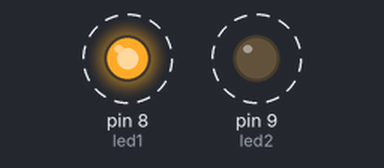
Bench run of a sketch on a simulated Arduino Uno, built with avr-gcc and run on an emulated ATmega328P. Shown: output pins drawn as LEDs (lit = HIGH). Dashed ring = blinking.

Above: at 0.3 s.
Timing chart, 0 to 3.2 s (numbered marks = the images above):
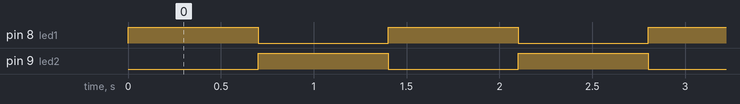

The sketch:

arduino_astavel.ino
```cpp
// Codigo para Arduino Uno
// Multivibrador Astavel

// Definição dos pinos dos LEDs
const int led1 = 8;
const int led2 = 9;

void setup() {
  pinMode(led1, OUTPUT);
  pinMode(led2, OUTPUT);
}

void loop() {
  digitalWrite(led1, HIGH); // Acende o LED 1
  digitalWrite(led2, LOW);  // Apaga o LED 2
  delay(700); // Aguarda 500ms

  digitalWrite(led1, LOW);  // Apaga o LED 1
  digitalWrite(led2, HIGH); // Acende o LED 2
  delay(700); // Aguarda 500ms
}
```

Measured:
- by itself, pin 8 (led1), pin 9 (led2): alternates HIGH for 0.70 s and LOW for 0.70 s
